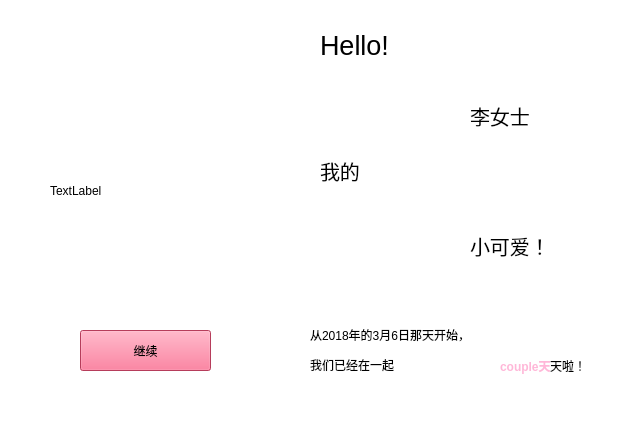
<?xml version="1.0" encoding="UTF-8"?>
<ui version="4.0">
 <class>SubWindow</class>
 <widget class="QMainWindow" name="SubWindow">
  <property name="geometry">
   <rect>
    <x>0</x>
    <y>0</y>
    <width>642</width>
    <height>443</height>
   </rect>
  </property>
  <property name="windowTitle">
   <string>For 520</string>
  </property>
  <property name="styleSheet">
   <string notr="true">background-color: rgb(255, 255, 255);</string>
  </property>
  <widget class="QWidget" name="centralwidget">
   <widget class="QPushButton" name="pushButton">
    <property name="geometry">
     <rect>
      <x>80</x>
      <y>330</y>
      <width>131</width>
      <height>41</height>
     </rect>
    </property>
    <property name="styleSheet">
     <string notr="true">background-color: rgb(255, 85, 127);</string>
    </property>
    <property name="text">
     <string>继续</string>
    </property>
   </widget>
   <widget class="QLabel" name="label">
    <property name="geometry">
     <rect>
      <x>50</x>
      <y>80</y>
      <width>191</width>
      <height>221</height>
     </rect>
    </property>
    <property name="text">
     <string>TextLabel</string>
    </property>
   </widget>
   <widget class="QLabel" name="label_2">
    <property name="geometry">
     <rect>
      <x>320</x>
      <y>20</y>
      <width>161</width>
      <height>51</height>
     </rect>
    </property>
    <property name="font">
     <font>
      <pointsize>20</pointsize>
     </font>
    </property>
    <property name="text">
     <string>Hello!</string>
    </property>
   </widget>
   <widget class="QLabel" name="label_3">
    <property name="geometry">
     <rect>
      <x>470</x>
      <y>90</y>
      <width>121</width>
      <height>51</height>
     </rect>
    </property>
    <property name="font">
     <font>
      <pointsize>15</pointsize>
     </font>
    </property>
    <property name="styleSheet">
     <string notr="true"/>
    </property>
    <property name="text">
     <string>李女士</string>
    </property>
   </widget>
   <widget class="QLabel" name="label_4">
    <property name="geometry">
     <rect>
      <x>320</x>
      <y>150</y>
      <width>111</width>
      <height>41</height>
     </rect>
    </property>
    <property name="font">
     <font>
      <pointsize>15</pointsize>
     </font>
    </property>
    <property name="text">
     <string>我的</string>
    </property>
   </widget>
   <widget class="QLabel" name="label_5">
    <property name="geometry">
     <rect>
      <x>470</x>
      <y>220</y>
      <width>141</width>
      <height>51</height>
     </rect>
    </property>
    <property name="font">
     <font>
      <pointsize>15</pointsize>
     </font>
    </property>
    <property name="styleSheet">
     <string notr="true"/>
    </property>
    <property name="text">
     <string>小可爱！</string>
    </property>
   </widget>
   <widget class="QLabel" name="days">
    <property name="geometry">
     <rect>
      <x>500</x>
      <y>350</y>
      <width>51</width>
      <height>31</height>
     </rect>
    </property>
    <property name="font">
     <font>
      <weight>75</weight>
      <bold>true</bold>
     </font>
    </property>
    <property name="styleSheet">
     <string notr="true">color: rgb(255, 183, 216);</string>
    </property>
    <property name="text">
     <string>couple天数</string>
    </property>
   </widget>
   <widget class="QLabel" name="label_6">
    <property name="geometry">
     <rect>
      <x>310</x>
      <y>310</y>
      <width>301</width>
      <height>81</height>
     </rect>
    </property>
    <property name="text">
     <string>&lt;html&gt;&lt;head/&gt;&lt;body&gt;&lt;p&gt;从2018年的3月6日那天开始，&lt;/p&gt;&lt;p&gt;我们已经在一起&lt;/p&gt;&lt;/body&gt;&lt;/html&gt;</string>
    </property>
   </widget>
   <widget class="QLabel" name="label_7">
    <property name="geometry">
     <rect>
      <x>550</x>
      <y>350</y>
      <width>71</width>
      <height>31</height>
     </rect>
    </property>
    <property name="text">
     <string>天啦！</string>
    </property>
   </widget>
   <zorder>pushButton</zorder>
   <zorder>label</zorder>
   <zorder>label_2</zorder>
   <zorder>label_3</zorder>
   <zorder>label_4</zorder>
   <zorder>label_5</zorder>
   <zorder>label_6</zorder>
   <zorder>days</zorder>
   <zorder>label_7</zorder>
  </widget>
  <widget class="QMenuBar" name="menubar">
   <property name="geometry">
    <rect>
     <x>0</x>
     <y>0</y>
     <width>642</width>
     <height>21</height>
    </rect>
   </property>
  </widget>
  <widget class="QStatusBar" name="statusbar"/>
 </widget>
 <resources/>
 <connections/>
</ui>
